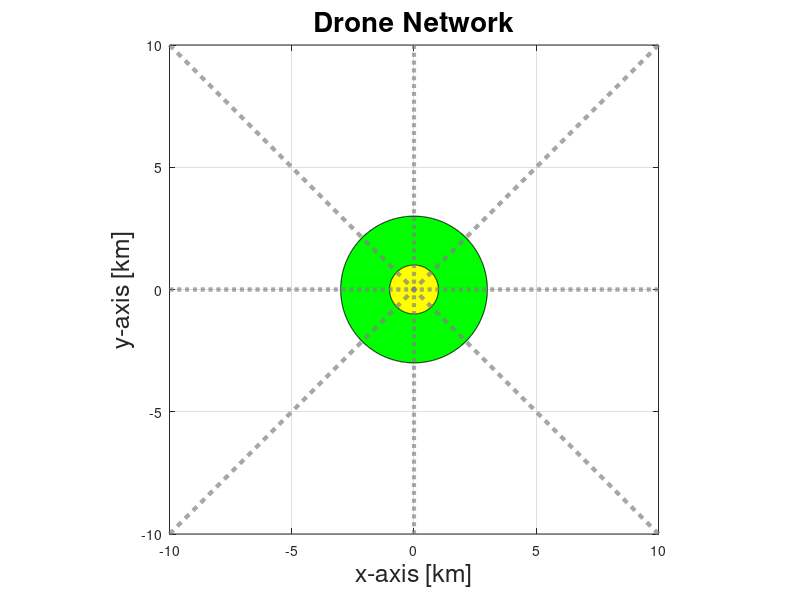

Recreate this plot in MATLAB. (Note: this script raises an error after producing the figure.)
%% Simulation

%% Virtual Environment

% Dimmension of the figure window for the movie

    scrsz = get(0,'ScreenSize');
    fig = figure('Name','Drone Network Representation (2D)','Position',[scrsz(3)/5 scrsz(4)/10 scrsz(3)*4/5 scrsz(4)*8/10]);
           
    % fig;clf
    axis equal
    xlim([-10 10])
    ylim([-10 10])
    lightBlue = [ 0.7 0.9 1];
    set(gca,'Color',lightBlue)
    box on
    grid on
    xlabel('x-axis [km]','FontSize',18)
    ylabel('y-axis [km]','FontSize',18)
    title('Drone Network','FontSize',20)
    
%% Network Topology

% Defining the x-axis according to the chosen scale
    x = -10: 0.01: 10;
    
% Computing the trajectories as edges based on the x-axis (as a function of the x)
    % Edge 1
        y1 = [-x; zeros(1, length(x))];
    % Edge 2    
        y2 = [-x; -x];
    % Edge 3
        y3 = [zeros(1,length(x)); -x];
    % Edge 4
        y4 = [-x; x];
    % Edge 5
        y5 = -y1;
    % Edge 6
        y6 = -y2;
    % Edge 7
        y7 = -y3;
    % Edge 8    
        y8 = -y4;
        
% Display the Intersection zone
    hold on
    R = 3; % Radius of the intersection zone
    THETA = linspace(0,2*pi,1000);
    RHO = ones(1,1000)*R;
    [X,Y] = pol2cart(THETA,RHO);
    X = X+0;
    Y = Y+0;
    h = fill(X,Y,'g');
    
% Display the Critical zone
    hold on
    r = 1; % Radius of the critical zone
    THETA = linspace(0,2*pi,1000);
    RHO = ones(1,1000)*r;
    [X,Y] = pol2cart(THETA,RHO);
    X = X+0;
    Y = Y+0;
    h = fill(X,Y,'y');
    
% Diplaying the Edges
    hold on
    plot(y1(1,:),y1(2,:), 'Color',[0.5 0.5 0.5], 'linestyle','--','LineWidth',  3)
    hold on
    plot(y2(1,:),y2(2,:), 'Color',[0.5 0.5 0.5], 'linestyle','--','LineWidth',  3)
    hold on
    plot(y3(1,:),y3(2,:), 'Color',[0.5 0.5 0.5], 'linestyle','--','LineWidth',  3)
    hold on
    plot(y4(1,:),y4(2,:), 'Color',[0.5 0.5 0.5], 'linestyle','--','LineWidth',  3)
    hold on
    
%% Creating the object 'drone'

    % Defining the coordinates of the shape
        l = 0.4*[-1  , 1/3, 1/3, 1, 1/3, 1/3,-1  ];
        w = 0.7*[-1/3,-1/3,-1/2, 0, 1/2, 1/3, 1/3];
       
    % Creating the drone 1 as specified    
        drone1 = hgtransform;
        Drone1 = patch('XData',l,'YData',w,'FaceColor',[0 0.7 0],'Parent',drone1);
        set( drone1, 'Visible', 'off' )
        set( Drone1, 'Visible', 'off' )
    % Creating the drone 2 as specified    
        drone2 = hgtransform;
        Drone2 = patch('XData',l,'YData',w,'FaceColor',[0 0.7 0],'Parent',drone2); 
          set( drone2, 'Visible', 'off' )
          set( Drone2, 'Visible', 'off' )
    % Creating the drone 3 as specified    
        drone3 = hgtransform;
        Drone3 = patch('XData',l,'YData',w,'FaceColor',[0 0.7 0],'Parent',drone3);
        set( drone3, 'Visible', 'off' )
        set( Drone3, 'Visible', 'off' )
    % Creating the drone 4 as specified    
        drone4 = hgtransform;
        Drone4 = patch('XData',l,'YData',w,'FaceColor',[0 0.7 0],'Parent',drone4);
        set( drone4, 'Visible', 'off' )
        set( Drone4, 'Visible', 'off' )
    % Creating the drone 5 as specified    
        drone5 = hgtransform;
        Drone5 = patch('XData',l,'YData',w,'FaceColor',[0 0.7 0],'Parent',drone5);
        set( drone5, 'Visible', 'off' )
        set( Drone5, 'Visible', 'off' )
    % Creating the drone 6 as specified    
        drone6 = hgtransform;
        Drone6 = patch('XData',l,'YData',w,'FaceColor',[0 0.7 0],'Parent',drone6); 
        set( drone6, 'Visible', 'off' )
        set( Drone6, 'Visible', 'off' )
    % Creating the drone 7 as specified    
        drone7 = hgtransform;
        Drone7 = patch('XData',l,'YData',w,'FaceColor',[0 0.7 0],'Parent',drone7);
        set( drone7, 'Visible', 'off' )
        set( Drone7, 'Visible', 'off' )
    % Creating the drone 8 as specified    
        drone8 = hgtransform;
        Drone8 = patch('XData',l,'YData',w,'FaceColor',[0 0.7 0],'Parent',drone8); 
        set( drone8, 'Visible', 'off' )
        set( Drone8, 'Visible', 'off' )

%% Drone Labels

    % Inidividual IDs
         % Drone 1
         D1 = text(x10,y10,sprintf('1'),'Color','b','fontweight','bold','FontSize',14);
         set( D1, 'Visible', 'off' ) 
         % Drone 2
         D2 = text(x20,y20,sprintf('2'),'Color','b','fontweight','bold','FontSize',14);
         set( D2, 'Visible', 'off' ) 
         % Drone 3
         D3 = text(x30,y30,sprintf('3'),'Color','b','fontweight','bold','FontSize',14);
         set( D3, 'Visible', 'off' ) 
         % Drone 4
         D4 = text(x40,y40,sprintf('4'),'Color','b','fontweight','bold','FontSize',14); 
         set( D4, 'Visible', 'off' )          
         % Drone 5
         D5 = text(x50,y50,sprintf('5'),'Color','b','fontweight','bold','FontSize',14);
         set( D5, 'Visible', 'off' ) 
         % Drone 6
         D6 = text(x60,y60,sprintf('6'),'Color','b','fontweight','bold','FontSize',14);
         set( D6, 'Visible', 'off' ) 
         % Drone 7
         D7 = text(x70,y70,sprintf('7'),'Color','b','fontweight','bold','FontSize',14);
         set( D7, 'Visible', 'off' ) 
         % Drone 1
         D8 = text(x80,y80,sprintf('8'),'Color','b','fontweight','bold','FontSize',14); 
         set( D8, 'Visible', 'off' ) 
      
   % Colliding IDs
      
       % Drone 1
            % On Drone 2
                D1on2 = text(x20/2,y20/2,sprintf('1'),'Color','r','fontweight','bold','FontSize',14);         
                set( D1on2, 'Visible', 'off' )   
            % On Drone 3
                D1on3 = text(x30/2,y30/2,sprintf('1'),'Color','r','fontweight','bold','FontSize',14);         
                set( D1on3, 'Visible', 'off' )  
            % On Drone 4
                D1on4 = text(x40/2,y40/2,sprintf('1'),'Color','r','fontweight','bold','FontSize',14);         
                set( D1on4, 'Visible', 'off' ) 
            % On Drone 5
                D1on5 = text(x50/2,y50/2,sprintf('1'),'Color','r','fontweight','bold','FontSize',14);         
                set( D1on5, 'Visible', 'off' )
            % On Drone 6
                D1on6 = text(x60/2,y60/2,sprintf('1'),'Color','r','fontweight','bold','FontSize',14);         
                set( D1on6, 'Visible', 'off' )
            % On Drone 7
                D1on7 = text(x70/2,y70/2,sprintf('1'),'Color','r','fontweight','bold','FontSize',14);         
                set( D1on7, 'Visible', 'off' )
            % On Drone 8
                D1on8 = text(x80/2,y80/2,sprintf('1'),'Color','r','fontweight','bold','FontSize',14);         
                set( D1on8, 'Visible', 'off' )
                
       % Drone 2
            % On Drone 1
                D2on1 = text(x10/2,y10/2,sprintf('2'),'Color','r','fontweight','bold','FontSize',14);         
                set( D2on1, 'Visible', 'off' )        
            % On Drone 3
                D2on3 = text(x30/2,30/2,sprintf('2'),'Color','r','fontweight','bold','FontSize',14);         
                set( D2on3, 'Visible', 'off' )               
            % On Drone 4
                D2on4 = text(x40/2,y40/2,sprintf('2'),'Color','r','fontweight','bold','FontSize',14);         
                set( D2on4, 'Visible', 'off' )    
            % On Drone 5
                D2on5 = text(x50/2,y50/2,sprintf('1'),'Color','r','fontweight','bold','FontSize',14);         
                set( D2on5, 'Visible', 'off' )
            % On Drone 6
                D2on6 = text(x60/2,y60/2,sprintf('1'),'Color','r','fontweight','bold','FontSize',14);         
                set( D2on6, 'Visible', 'off' )
            % On Drone 7
                D2on7 = text(x70/2,y70/2,sprintf('1'),'Color','r','fontweight','bold','FontSize',14);         
                set( D2on7, 'Visible', 'off' )
            % On Drone 8
                D2on8 = text(x80/2,y80/2,sprintf('1'),'Color','r','fontweight','bold','FontSize',14);         
                set( D2on8, 'Visible', 'off' )
                
       % Drone 3
            % On Drone 1
                D3on1 = text(x10/2,y10/2,sprintf('3'),'Color','r','fontweight','bold','FontSize',14);         
                set( D3on1, 'Visible', 'off' )    
            % On Drone 2
                D3on2 = text(x20/2,y20/2,sprintf('3'),'Color','r','fontweight','bold','FontSize',14);         
                set( D3on2, 'Visible', 'off' )
            % On Drone 4
                D3on4 = text(x40/2,y40/2,sprintf('3'),'Color','r','fontweight','bold','FontSize',14);         
                set( D3on4, 'Visible', 'off' ) 
            % On Drone 5
                D3on5 = text(x50/2,y50/2,sprintf('1'),'Color','r','fontweight','bold','FontSize',14);         
                set( D3on5, 'Visible', 'off' )
            % On Drone 6
                D3on6 = text(x60/2,y60/2,sprintf('1'),'Color','r','fontweight','bold','FontSize',14);         
                set( D3on6, 'Visible', 'off' )
            % On Drone 7
                D3on7 = text(x70/2,y70/2,sprintf('1'),'Color','r','fontweight','bold','FontSize',14);         
                set( D3on7, 'Visible', 'off' )
            % On Drone 8
                D3on8 = text(x80/2,y80/2,sprintf('1'),'Color','r','fontweight','bold','FontSize',14);         
                set( D3on8, 'Visible', 'off' )
                
       % Drone 4
            % On Drone 1
                D4on1 = text(x10/2,y10/2,sprintf('4'),'Color','r','fontweight','bold','FontSize',14);         
                set( D4on1, 'Visible', 'off' ) 
            % On Drone 2
                D4on2 = text(x20/2,y20/2,sprintf('4'),'Color','r','fontweight','bold','FontSize',14);         
                set( D4on2, 'Visible', 'off' ) 
            % On Drone 3
                D4on3 = text(x30/2,y30/2,sprintf('4'),'Color','r','fontweight','bold','FontSize',14);         
                set( D4on3, 'Visible', 'off' )                
            % On Drone 5
                D3on5 = text(x50/2,y50/2,sprintf('1'),'Color','r','fontweight','bold','FontSize',14);         
                set( D3on5, 'Visible', 'off' )
            % On Drone 6
                D4on6 = text(x60/2,y60/2,sprintf('1'),'Color','r','fontweight','bold','FontSize',14);         
                set( D4on6, 'Visible', 'off' )
            % On Drone 7
                D4on7 = text(x70/2,y70/2,sprintf('1'),'Color','r','fontweight','bold','FontSize',14);         
                set( D4on7, 'Visible', 'off' )
            % On Drone 8
                D4on8 = text(x80/2,y80/2,sprintf('1'),'Color','r','fontweight','bold','FontSize',14);         
                set( D4on8, 'Visible', 'off' )      
                
       % Drone 5
            % On Drone 1
                D5on1 = text(x10/2,y10/2,sprintf('4'),'Color','r','fontweight','bold','FontSize',14);         
                set( D5on1, 'Visible', 'off' ) 
            % On Drone 2
                D5on2 = text(x20/2,y20/2,sprintf('4'),'Color','r','fontweight','bold','FontSize',14);         
                set( D5on2, 'Visible', 'off' ) 
            % On Drone 3
                D5on3 = text(x30/2,y30/2,sprintf('4'),'Color','r','fontweight','bold','FontSize',14);         
                set( D5on3, 'Visible', 'off' )                
            % On Drone 4
                D5on4 = text(x50/2,y50/2,sprintf('1'),'Color','r','fontweight','bold','FontSize',14);         
                set( D5on4, 'Visible', 'off' )
            % On Drone 6
                D5on6 = text(x60/2,y60/2,sprintf('1'),'Color','r','fontweight','bold','FontSize',14);         
                set( D5on6, 'Visible', 'off' )
            % On Drone 7
                D5on7 = text(x70/2,y70/2,sprintf('1'),'Color','r','fontweight','bold','FontSize',14);         
                set( D5on7, 'Visible', 'off' )
            % On Drone 8
                D5on8 = text(x80/2,y80/2,sprintf('1'),'Color','r','fontweight','bold','FontSize',14);         
                set( D5on8, 'Visible', 'off' )     

       % Drone 6
            % On Drone 1
                D6on1 = text(x10/2,y10/2,sprintf('4'),'Color','r','fontweight','bold','FontSize',14);         
                set( D6on1, 'Visible', 'off' ) 
            % On Drone 2
                D6on2 = text(x20/2,y20/2,sprintf('4'),'Color','r','fontweight','bold','FontSize',14);         
                set( D6on2, 'Visible', 'off' ) 
            % On Drone 3
                D6on3 = text(x30/2,y30/2,sprintf('4'),'Color','r','fontweight','bold','FontSize',14);         
                set( D6on3, 'Visible', 'off' )                
            % On Drone 4
                D6on4 = text(x50/2,y50/2,sprintf('1'),'Color','r','fontweight','bold','FontSize',14);         
                set( D6on4, 'Visible', 'off' )
            % On Drone 5
                D6on5 = text(x60/2,y60/2,sprintf('1'),'Color','r','fontweight','bold','FontSize',14);         
                set( D6on5, 'Visible', 'off' )
            % On Drone 7
                D6on7 = text(x70/2,y70/2,sprintf('1'),'Color','r','fontweight','bold','FontSize',14);         
                set( D6on7, 'Visible', 'off' )
            % On Drone 8
                D6on8 = text(x80/2,y80/2,sprintf('1'),'Color','r','fontweight','bold','FontSize',14);         
                set( D6on8, 'Visible', 'off' )  
                
       % Drone 7
            % On Drone 1
                D7on1 = text(x10/2,y10/2,sprintf('4'),'Color','r','fontweight','bold','FontSize',14);         
                set( D7on1, 'Visible', 'off' ) 
            % On Drone 2
                D7on2 = text(x20/2,y20/2,sprintf('4'),'Color','r','fontweight','bold','FontSize',14);         
                set( D7on2, 'Visible', 'off' ) 
            % On Drone 3
                D7on3 = text(x30/2,y30/2,sprintf('4'),'Color','r','fontweight','bold','FontSize',14);         
                set( D7on3, 'Visible', 'off' )                
            % On Drone 4
                D7on4 = text(x50/2,y50/2,sprintf('1'),'Color','r','fontweight','bold','FontSize',14);         
                set( D7on4, 'Visible', 'off' )
            % On Drone 5
                D7on5 = text(x60/2,y60/2,sprintf('1'),'Color','r','fontweight','bold','FontSize',14);         
                set( D7on5, 'Visible', 'off' )
            % On Drone 6
                D7on6 = text(x70/2,y70/2,sprintf('1'),'Color','r','fontweight','bold','FontSize',14);         
                set( D7on6, 'Visible', 'off' )
            % On Drone 8
                D7on8 = text(x80/2,y80/2,sprintf('1'),'Color','r','fontweight','bold','FontSize',14);         
                set( D7on8, 'Visible', 'off' )  

        % Drone 8
            % On Drone 1
                D8on1 = text(x10/2,y10/2,sprintf('4'),'Color','r','fontweight','bold','FontSize',14);         
                set( D8on1, 'Visible', 'off' ) 
            % On Drone 2
                D8on2 = text(x20/2,y20/2,sprintf('4'),'Color','r','fontweight','bold','FontSize',14);         
                set( D8on2, 'Visible', 'off' ) 
            % On Drone 3
                D8on3 = text(x30/2,y30/2,sprintf('4'),'Color','r','fontweight','bold','FontSize',14);         
                set( D8on3, 'Visible', 'off' )                
            % On Drone 4
                D8on4 = text(x50/2,y50/2,sprintf('1'),'Color','r','fontweight','bold','FontSize',14);         
                set( D8on4, 'Visible', 'off' )
            % On Drone 5
                D8on5 = text(x60/2,y60/2,sprintf('1'),'Color','r','fontweight','bold','FontSize',14);         
                set( D8on5, 'Visible', 'off' )
            % On Drone 6
                D8on6 = text(x70/2,y70/2,sprintf('1'),'Color','r','fontweight','bold','FontSize',14);         
                set( D8on6, 'Visible', 'off' )
            % On Drone 7
                D8on7 = text(x80/2,y80/2,sprintf('1'),'Color','r','fontweight','bold','FontSize',14);         
                set( D8on7, 'Visible', 'off' )  
                
%% Graphical Environment

% Display the Node
    hold on
    o = 0.3;
    THETA = linspace(0,2*pi,1000);
    RHO = ones(1,1000)*o;
    [X,Y] = pol2cart(THETA,RHO);
    X = X+0;
    Y = Y+0;
    h = fill(X,Y,'r');

d = 2; % Yawing Distance 
s = sqrt(2)*5; % Safe Distance 

%% Trajectory Generation

    % Drone 1:
    trajectory1x = y1(1,:);
    trajectory1y = y1(2,:);
    
    % Drone 2:
    trajectory2x = y2(1,:);
    trajectory2y = y2(2,:);
    
    % Drone 3:
    trajectory3x = y3(1,:);
    trajectory3y = y3(2,:);
    
    % Drone 4:
    trajectory4x = y4(1,:);
    trajectory4y = y4(2,:);
    
    % Drone 5:
    trajectory5x = -y1(1,:);
    trajectory5y = -y1(2,:);
    
    % Drone 6:
    trajectory6x = -y2(1,:);
    trajectory6y = -y2(2,:);
    
    % Drone 7:
    trajectory7x = -y3(1,:);
    trajectory7y = -y3(2,:);
    
    % Drone 8:
    trajectory8x = -y4(1,:);
    trajectory8y = -y4(2,:);


      
      
      
      
      
      
      
      
      
      
      
      
      
      
   